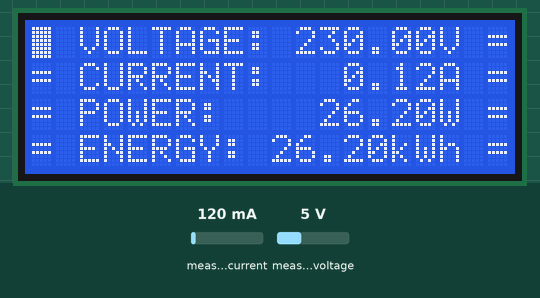
Simulated run of this sketch. Board: ESP32. Parts: 20×4 character LCD. The inputs (shaded band) are chosen by the test bench; at power-on: measured current 120 mA, measured voltage 5 V.

Above: at 1.2 s.
1.3 s: measured current set to 500 mA
At 4.9 s:
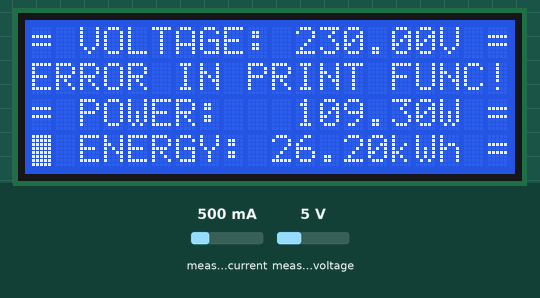
5.3 s: measured voltage set to 0.3 V
At 6.56 s:
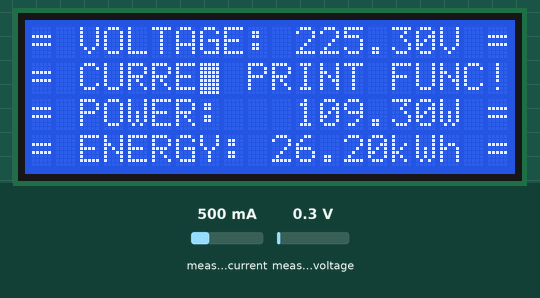
8.2 s: measured current set to 40 mA
At 11.2 s:
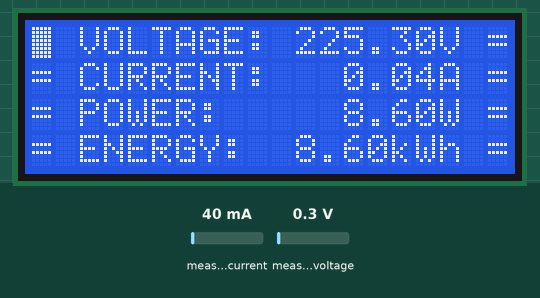
11.5 s: measured current set to 1000 mA
At 13.8 s:
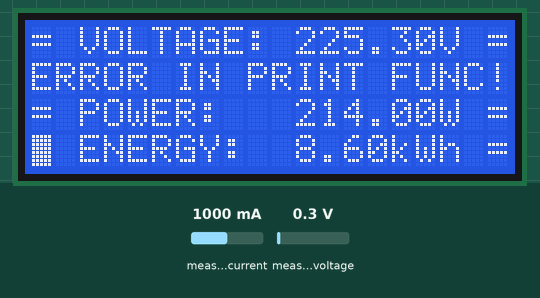
Timing chart, 0 to 15.3 s (numbered marks = the images above; inputs shaded):
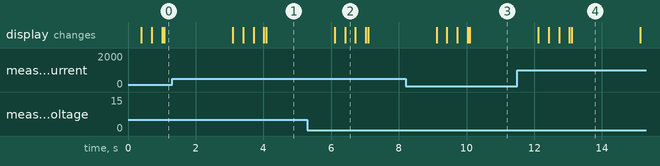

The sketch:

PZEM-testing.ino
```cpp
#include <PZEM004Tv30.h>
#include "screen.h"
#include "sifw.h"

HardwareSerial PZEM_Serial(2);

PZEM004Tv30 pzem(PZEM_Serial, 16, 17);

void setup()
{
    srn::SETUP();
    PZEM_Serial.begin(9600, SERIAL_8N1, 16, 17);
}

void loop()
{
    float voltage = pzem.voltage();
    if (voltage != NAN) {
        srn::print("= VOLTAGE: " + sif::fill(String(voltage), 6, " ", true) + "V =", 0, true);
    } else {
        srn::print("== VOLTAGE: ERROR ==", 0, true);
    }

    float current = pzem.current();
    if (current != NAN) {
        srn::print("= CURRENT: " + sif::fill(String(current), 6, " ", true) + "A =", 1, true);
    } else {
        srn::print("== CURRENT: ERROR ==", 1, true);
    }

    float power = pzem.power();
    if (power != NAN) {
        srn::print("= POWER: " + sif::fill(String(power), 8, " ", true) + "W =", 2, true);
    } else {
        srn::print("=== POWER: ERROR ===", 2, true);
    }

    float energy = pzem.energy();
    if (energy != NAN) {
        srn::print("= ENERGY: " + sif::fill(String(power), 5, " ", true) + "kWh =", 3, true);
    } else {
        srn::print("== ENERGY:  ERROR ==", 3, true);
    }

    Serial.println();
    delay(2000);
}
```

screen.h
```cpp
#include <Wire.h>
#include <LiquidCrystal_I2C.h>

namespace srn {
    const int WIDTH = 20, HEIGHT = 4, SLEEP = 10;
    LiquidCrystal_I2C lcd(0x27, WIDTH, HEIGHT);

    void SETUP() {
        lcd.init();
        lcd.backlight();
        lcd.setCursor(0, 0);
        lcd.cursor();
        lcd.blink();
    }

    void print(String text, int line, bool fade = false) {
        if (text.length() != WIDTH || line >= HEIGHT) {
            text = "ERROR IN PRINT FUNC!";
            line = 1;
            fade = true;
        }

        for (int i = 0; i < WIDTH; ++i) {
            lcd.setCursor(i, line);
            lcd.print(text[i]);
            if (fade) delay(SLEEP);
        }
    }

    void clear() {
        lcd.clear();
    }
};
```

sifw.h
```cpp
namespace sif {
    String fill(String text, int size, String filler, bool begin = false) {
        while (text.length() < size) {
            if (begin) text = filler + text;
            else text = text + filler;
        }
        return text;
    }
};
```
